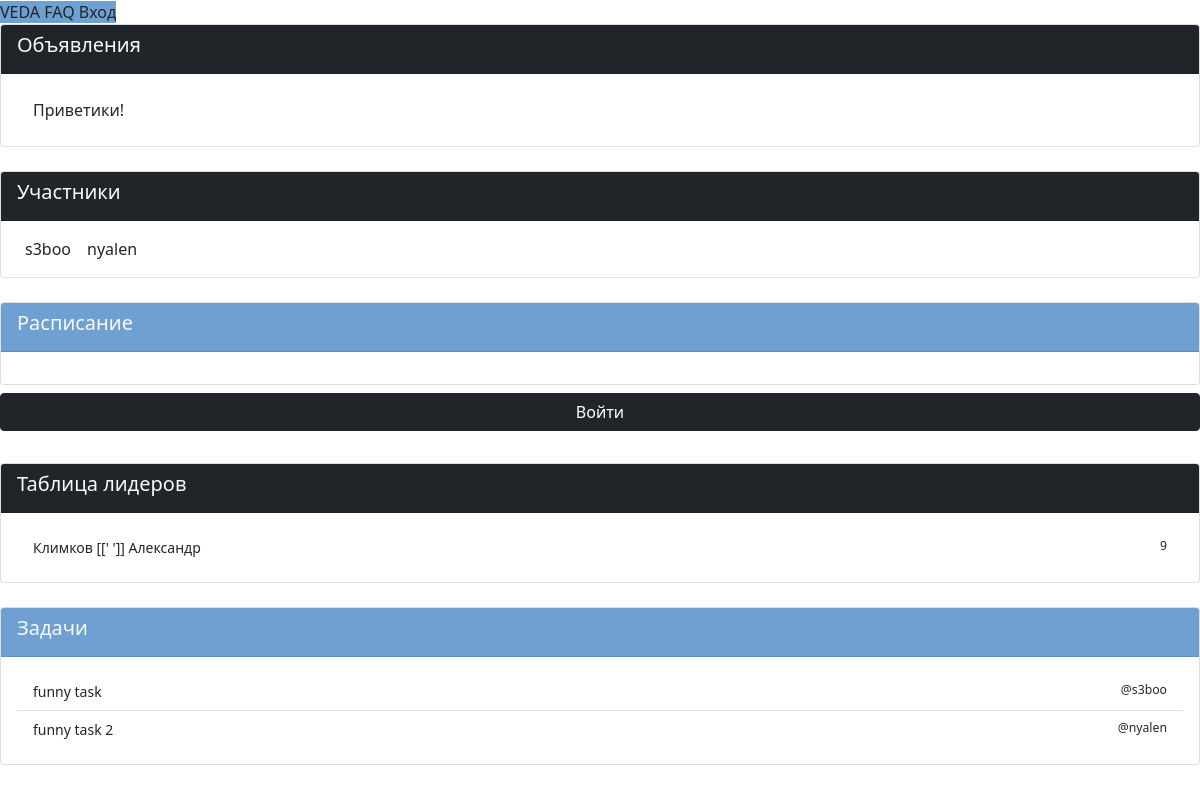
The page /group/1 on the database its author committed.
### VEDA_application/models.py (models this page shows, shortened)
class Notice(models.Model):
    group = models.ForeignKey(
        Group,
        on_delete=models.CASCADE,
    ) # Группа для объявления
    author = models.ForeignKey(
        Client,
        on_delete=models.SET_NULL,
        null=True
    ) # Автор объявления (среди модераторов)
    message = models.CharField(max_length=250)                      # Содержание объявления
    date_of_create = models.DateTimeField(auto_now_add=True)        # Дата публикации

class Client(models.Model):
    user = models.OneToOneField(
        User,
        on_delete=models.CASCADE,
    )   # Связь один-к-одному с пользователем
    father = models.ForeignKey(
        Parent,
        on_delete=models.SET_NULL,
        null=True,
        related_name='father'
    ) # Связь с родителем внешним ключем
    mother =  models.ForeignKey(
        Parent,
        on_delete=models.SET_NULL,
        null=True,
        related_name='mother'
    ) # Связь с родителем внешним ключом
    status = models.CharField(max_length=100)                       # Поле статуса (отображается в профиле пользователя)
    hobbies = models.CharField(max_length=100)                      # Поле хобби (используется куратором и отображается в профиле)
    day_of_birthday = models.DateField(null=True)                   # Поле дня рождения (используется куратором и отображается в профиле)
    adress = models.CharField(max_length=50)                        # Поле адреса (используется только куратором и не виден в профиле)
    gender = models.CharField(choices=(
        ('M', 'Male'),
        ('F', 'Female'),
        ('O', 'Other')
    ), max_length=50, null=True)
    userpic = models.ImageField(upload_to='userpics', null=True, default="default.png")    # Аватар пользователя

class Task(models.Model):
    group = models.ForeignKey(
        Group,
        on_delete=models.CASCADE,
    ) # Группа с задачами
    receiver = models.ForeignKey(
        Client,
        on_delete=models.SET_NULL,
        null=True
    ) # Ответственный за задачу, может отсутствовать
    content = models.CharField(max_length=100)                      # Содержание задачи
    date_of_create = models.DateTimeField(auto_now_add=True)        # Дата открытия задачи
    date_of_completion = models.DateTimeField()                     # Дата срока для завершения
    status = models.IntegerField(choices=(
        (0, 'Ждет выполнения'),
        (1, 'Сделано')
    ))
    """ Статус выполнения задачи, где:
        0. Не выполнена
        1. Выполнена
    """

### VEDA_application/views.py (the view)
# urls.py: re_path('^group/(?P<pk>\d+?)$', views.group, name="group"),       # страница конкретной группы, доступ по ключу
def group(request, pk):
    if request.method == "GET":
        group = get_object_or_404(models.Group, pk=pk)
        return render(request, 'group.html', context={
            'group': group,
            'listeners': group.listeners.all(),
            'moderators': group.moderators.all(),
            'notices': models.Notice.objects.filter(group__id=group.id),
            'tasks': models.Task.objects.filter(group__id=group.id),
            'posts': models.Group_post.objects.filter(group__id=group.id),
            'sheet': models.Lesson.objects.filter(group__id=group.id)
        })

### VEDA_application/templates/group.html (shortened to what this page needs)
{% extends 'main_template.html' %}
{% load static %}
{% block application %}
  {% include 'borders_template.html' %}
  <b-container id="group" class="mt-5">
    <b-row>
      <b-col cols=8>
        <div class="card card-outline-secondary m-0">
          <div class="card-header bg-dark text-light">
            <h5>Объявления</h5>
          </div>
          <div class="card-body">
            <div class="list-group list-group-flush">
              {% for notice in notices %}
                <a ref="#"
                  class="list-group-item list-group-item-action d-flex justify-content-between align-items-center">
                  {{ notice.message }}
                </a>
              {% endfor %}
            </div>
          </div>
        </div>
        <div class="card card-outline-secondary m-0 mt-4">
          <div class="card-header bg-dark text-light">
            <h5>Участники</h5>
          </div>
          <div class="card-body">
            <div class="d-flex">
              {% for moderator in moderators %}
                <div class="d-flex flex-column mx-2">
                  {{  moderator.user.username }}
                </div>
              {% endfor %}
              {% for listener in listeners %}
                <div class="d-flex flex-column mx-2">
                  {{  listener.user.username }}
                </div>
              {% endfor %}
            </div>
          </div>
        </div>
      </b-col>
      <b-col cols=4>
        <div class="card card-outline-secondary m-0">
          <div class="card-header text-light bg-blue">
            <h5>Расписание</h5>
          </div>
          <div class="card-body">
          </div>
        </div>
        {% if not user.client in listeners and not user.client in moderators %}
          <b-form method="POST" action="{% url 'group_enter' group.id %}">
            <b-button type="submit" class="btn w-100 btn-dark my-2">
              Войти
            </b-button>
          </b-form>
        {% else %}
          <b-form method="POST" action="{% url 'group_out' group.id %}">
            <b-button class="btn w-100 btn-dark my-2" type="submit">
              Выйти
            </b-button>
          </b-form>
        {% endif %}
        <div class="card card-outline-secondary m-0 mt-4">
          <div class="card-header bg-dark text-light">
            <h5>Таблица лидеров</h5>
          </div>
          <div class="card-body">
            <div class="list-group list-group-flush">
              {% for listener in listeners %}
                <a href="#" class="small list-group-item list-group-item-action d-flex justify-content-between">
                  {{ listener.user.last_name }} [[' ']] {{ listener.user.first_name }}
                  <small>
                    9
                  </small>
                </a>
              {% endfor %}
            </div>
          </div>
        </div>
        <div class="card card-outline-secondary m-0 mt-4">
          <div class="card-header bg-blue text-light">
            <h5>Задачи</h5>
          </div>
          <div class="card-body">
            <div class="list-group list-group-flush">
              {% for task in tasks %}
                <a href="#" class="small list-group-item list-group-item-action d-flex justify-content-between">{{ task.content }}
                  <small> @{{ task.receiver.user.username }}
                  </small>
                </a>
              {% endfor %}
            </div>
          </div>
        </div>
      </b-col>
    </b-row>
  </b-container>
{% endblock application %}

### static/bg.css (style rules this page uses)
.bg-blue { background-color: #6ea0d2; }

### rows shown on the page
Notice: message "Приветики!"
Client: user.username "s3boo"
Client: user.username "nyalen", user.last_name "Климков", user.first_name "Александр"
Task: content "funny task", receiver.user.username "s3boo"
Task: content "funny task 2", receiver.user.username "nyalen"
